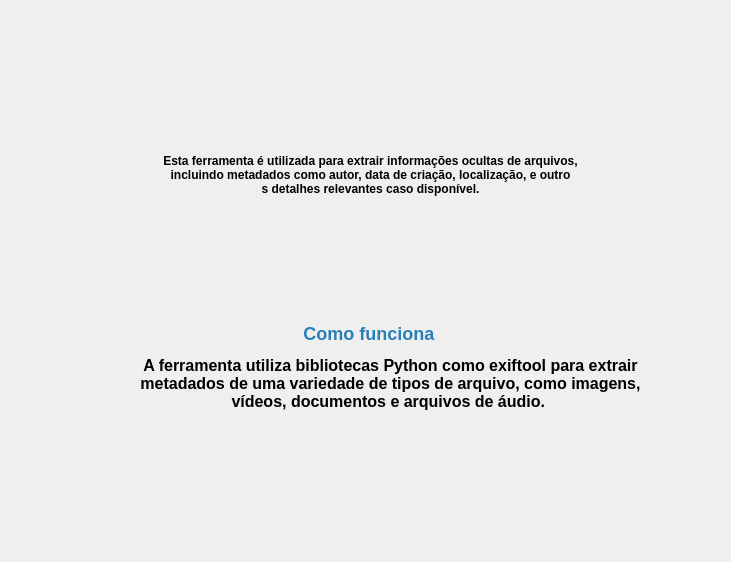
                   <widget class="QWidget" name="informcao_hidden">
                    <layout class="QGridLayout" name="gridLayout_29">
                     <item row="0" column="0">
                      <layout class="QVBoxLayout" name="verticalLayout_35">
                       <item>
                        <spacer name="verticalSpacer_15">
                         <property name="orientation">
                          <enum>Qt::Vertical</enum>
                         </property>
                         <property name="sizeHint" stdset="0">
                          <size>
                           <width>20</width>
                           <height>68</height>
                          </size>
                         </property>
                        </spacer>
                       </item>
                       <item>
                        <layout class="QHBoxLayout" name="horizontalLayout_47">
                         <item>
                          <spacer name="horizontalSpacer_67">
                           <property name="orientation">
                            <enum>Qt::Horizontal</enum>
                           </property>
                           <property name="sizeHint" stdset="0">
                            <size>
                             <width>28</width>
                             <height>20</height>
                            </size>
                           </property>
                          </spacer>
                         </item>
                         <item>
                          <layout class="QVBoxLayout" name="verticalLayout_36">
                           <item>
                            <layout class="QHBoxLayout" name="horizontalLayout_48">
                             <item>
                              <spacer name="horizontalSpacer_68">
                               <property name="orientation">
                                <enum>Qt::Horizontal</enum>
                               </property>
                               <property name="sizeHint" stdset="0">
                                <size>
                                 <width>328</width>
                                 <height>20</height>
                                </size>
                               </property>
                              </spacer>
                             </item>
                             <item>
                              <widget class="QLabel" name="label_39">
                               <property name="text">
                                <string/>
                               </property>
                               <property name="pixmap">
                                <pixmap resource="../Dashboard.qrc">:/Image/image_contains/-eye-.png</pixmap>
                               </property>
                               <property name="alignment">
                                <set>Qt::AlignCenter</set>
                               </property>
                              </widget>
                             </item>
                             <item>
                              <spacer name="horizontalSpacer_69">
                               <property name="orientation">
                                <enum>Qt::Horizontal</enum>
                               </property>
                               <property name="sizeHint" stdset="0">
                                <size>
                                 <width>328</width>
                                 <height>20</height>
                                </size>
                               </property>
                              </spacer>
                             </item>
                            </layout>
                           </item>
                           <item>
                            <widget class="QLabel" name="label_40">
                             <property name="minimumSize">
                              <size>
                               <width>0</width>
                               <height>141</height>
                              </size>
                             </property>
                             <property name="styleSheet">
                              <string notr="true">font: 75 15pt &quot;MS Shell Dlg 2&quot;;
font-weight: bold;
color: qlineargradient(spread:pad, x1:0, y1:0.767045, x2:1, y2:0.852, stop:0 rgba(255, 0, 0, 255), stop:1 rgba(0, 0, 0, 255));</string>
                             </property>
                             <property name="text">
                              <string>Esta ferramenta é utilizada para extrair informações ocultas de arquivos, &lt;br&gt; incluindo metadados como autor, data de criação, localização,  e outro &lt;br&gt;s detalhes relevantes caso disponível.</string>
                             </property>
                             <property name="alignment">
                              <set>Qt::AlignCenter</set>
                             </property>
                            </widget>
                           </item>
                           <item>
                            <widget class="QLabel" name="label_41">
                             <property name="minimumSize">
                              <size>
                               <width>0</width>
                               <height>231</height>
                              </size>
                             </property>
                             <property name="layoutDirection">
                              <enum>Qt::RightToLeft</enum>
                             </property>
                             <property name="styleSheet">
                              <string notr="true">font: 75 15pt &quot;MS Shell Dlg 2&quot;;
font-weight: bold;
color: qlineargradient(spread:pad, x1:0, y1:0.767045, x2:1, y2:0.852, stop:0 rgba(255, 0, 0, 255), stop:1 rgba(0, 0, 0, 255));</string>
                             </property>
                             <property name="text">
                              <string>&lt;h2 style=&quot;font-size: 14pt; color: #2980b9; text-align:center;&quot;&gt;Como funciona&lt;/h2&gt;
    &lt;ul style=&quot;list-style-type: disc; margin-left: 0px; padding-left: 0; font-size: 12pt;&quot;&gt;
        A ferramenta utiliza bibliotecas Python como exiftool para extrair &lt;br&gt; metadados de uma variedade de tipos de arquivo, como imagens, &lt;br&gt; vídeos, documentos e arquivos de áudio.
    &lt;/ul&gt;</string>
                             </property>
                             <property name="alignment">
                              <set>Qt::AlignCenter</set>
                             </property>
                            </widget>
                           </item>
                          </layout>
                         </item>
                         <item>
                          <spacer name="horizontalSpacer_70">
                           <property name="orientation">
                            <enum>Qt::Horizontal</enum>
                           </property>
                           <property name="sizeHint" stdset="0">
                            <size>
                             <width>18</width>
                             <height>20</height>
                            </size>
                           </property>
                          </spacer>
                         </item>
                        </layout>
                       </item>
                       <item>
                        <spacer name="verticalSpacer_16">
                         <property name="orientation">
                          <enum>Qt::Vertical</enum>
                         </property>
                         <property name="sizeHint" stdset="0">
                          <size>
                           <width>20</width>
                           <height>68</height>
                          </size>
                         </property>
                        </spacer>
                       </item>
                      </layout>
                     </item>
                    </layout>
                   </widget>
